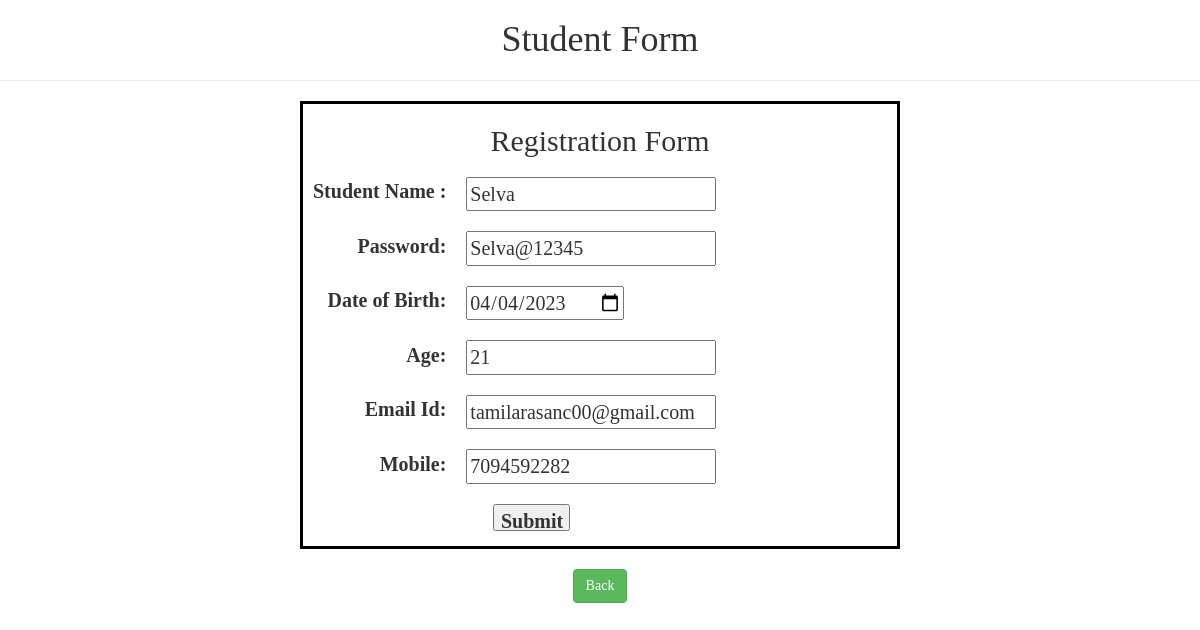
The page /edit.php?id=1 on the database its author committed.
### tables this page shows
CREATE TABLE `student_info` (
  `id` int(11) NOT NULL,
  `stud_name` varchar(200) NOT NULL,
  `password` varchar(200) NOT NULL,
  `dob` varchar(200) NOT NULL,
  `age` varchar(200) NOT NULL,
  `email` varchar(200) NOT NULL,
  `mobile` varchar(200) NOT NULL
);

### edit.php (the view, shortened to what this page needs)
<?php
include ('db.php');
$id=$_GET['id'];
?>
<!DOCTYPE html>
<html lang="en">
<head>
    <link rel="stylesheet" href="https://maxcdn.bootstrapcdn.com/bootstrap/3.4.1/css/bootstrap.min.css">
</head>
<body>
<center><h1>Student Form</h1></center>
    <hr>
<?php
      $select = mysqli_query($conn, "SELECT * FROM `student_info` WHERE id='$id' ") or die('query failed');
      if(mysqli_num_rows($select) > 0){
         $fetch = mysqli_fetch_assoc($select);
      }
   ?>
    <form method="post" action="" name="reg_form"  onsubmit="return validate()">
        <h2>Registration Form</h2>
        <table>
            <tr>
                <td><label>Student Name : </label></td>
                <td>
                    <input type="text" name="fname" value="<?php echo $fetch['stud_name']; ?>" placeholder="Enter your Name">
                </td>
            </tr>
            <tr>
                <td><label>Password: </label></td>
                <td>
                    <input type="text" size="32" name="pass" value="<?php echo $fetch['password']; ?>" id="pass"  placeholder="Ender your  digit password"pattern="^(?=.*[a-z])(?=.*[A-Z])(?=.*[0-9])(?=.*[!@#$%^&*_=+-]).{8,16}$">
                </td>
            </tr>
             <tr>
                <td><label>Date of Birth: </label></td>
                <td>
                   <input type="date" id="dob" value="<?php echo $fetch['dob']; ?>" name="dob">
                </td>
            </tr>
            <tr>
                <td><label>Age: </label></td>
                <td>
                <input type="text" name="age" value="<?php echo $fetch['age']; ?>" id="age"  placeholder="Enter your Age">
                </td>
            </tr>
            <tr>
                <td><label>Email Id: </label></td>
                <td>
                    <input type="text" name="email" value="<?php echo $fetch['email']; ?>" id="email" placeholder="example@gmail.com">
                </td>
            </tr>
            <tr>
                <td><label>Mobile: </label></td>
                <td>
                    <input type="text" value="<?php echo $fetch['mobile']; ?>" name="mobile" id="mobile">
                </td>
            </tr>
            <tr>
                <td>
                    <input type="submit" name="save" value="Submit">
                </td>
            </tr>
        </table>
    </form>
    <center> <a href="admin.php"><button class="btn btn-success">Back</button></a></center>
</body>
</html>

### edit.php (style rules this page uses)
body { font-family: Calibri; }
input[type="text"] { width: 250px; }
input[type="submit"], input[type="reset"] { width: 77px; height: 27px; position: relative;left: 180px; }
form { text-align: center; font-family: Calibri; font-size: 20px; border: 3px solid black; width: 600px; margin: 20px auto; }
td { padding: 10px; }
td:first-child { text-align: right; font-weight: bold; }
td:last-child { text-align: left; }

### rows shown on the page
student_info: fname "Selva", pass "Selva@12345", dob "04/04/2023", age "21", email "tamilarasanc00@gmail.com", mobile "7094592282"
